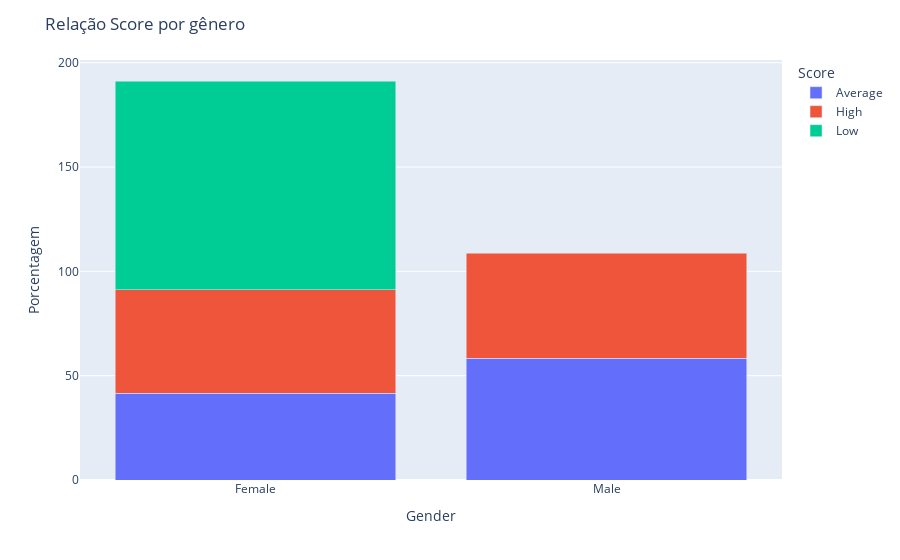

Write notebook code for a chart like this one.
### Code cell
#Genero e score
df_grouped = df.groupby(['Gender', 'Credit Score']).size().reset_index(name='count')
total_score = df_grouped.groupby('Credit Score')['count'].transform('sum')
df_grouped['percent'] = (df_grouped['count'] / total_score) * 100

fig = px.bar(df_grouped, x='Gender', y='percent', color='Credit Score', barmode='stack',
            labels={'Gender': 'Gender', 'percent': 'Porcentagem', 'Credit Score': 'Credit Score'})
fig.update_layout(title='Relação Score por gênero',
                  yaxis_title='Porcentagem',
                  legend_title='Score')
fig.show()

### Figure 1 — Plotly figure (JSON) as saved in the notebook; plotly's stock layout.template omitted (floating-point values rounded to 4 significant figures)
{"data": [{"alignmentgroup": "True", "hovertemplate": "Credit Score=Average<br>Gender=%{x}<br>Porcentagem=%{y}<extra></extra>", "legendgroup": "Average", "marker": {"color": "#636efa", "pattern": {"shape": ""}}, "name": "Average", "offsetgroup": "Average", "orientation": "v", "showlegend": true, "textposition": "auto", "type": "bar", "x": ["Female", "Male"], "xaxis": "x", "y": [41.67, 58.33], "yaxis": "y"}, {"alignmentgroup": "True", "hovertemplate": "Credit Score=High<br>Gender=%{x}<br>Porcentagem=%{y}<extra></extra>", "legendgroup": "High", "marker": {"color": "#EF553B", "pattern": {"shape": ""}}, "name": "High", "offsetgroup": "High", "orientation": "v", "showlegend": true, "textposition": "auto", "type": "bar", "x": ["Female", "Male"], "xaxis": "x", "y": [49.56, 50.44], "yaxis": "y"}, {"alignmentgroup": "True", "hovertemplate": "Credit Score=Low<br>Gender=%{x}<br>Porcentagem=%{y}<extra></extra>", "legendgroup": "Low", "marker": {"color": "#00cc96", "pattern": {"shape": ""}}, "name": "Low", "offsetgroup": "Low", "orientation": "v", "showlegend": true, "textposition": "auto", "type": "bar", "x": ["Female"], "xaxis": "x", "y": [100], "yaxis": "y"}], "layout": {"barmode": "stack", "legend": {"title": {"text": "Score"}, "tracegroupgap": 0}, "margin": {"t": 60}, "title": {"text": "Relação Score por gênero"}, "xaxis": {"anchor": "y", "domain": [0, 1], "title": {"text": "Gender"}}, "yaxis": {"anchor": "x", "domain": [0, 1], "title": {"text": "Porcentagem"}}}}
